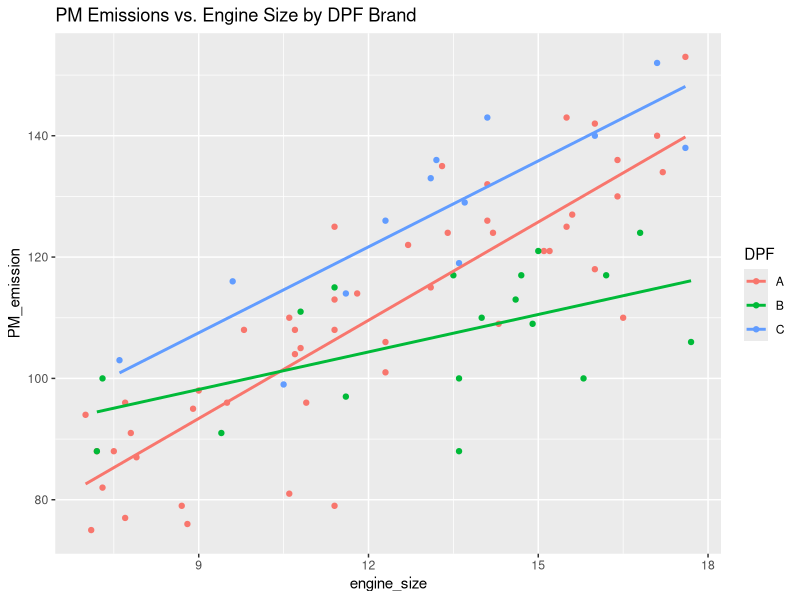
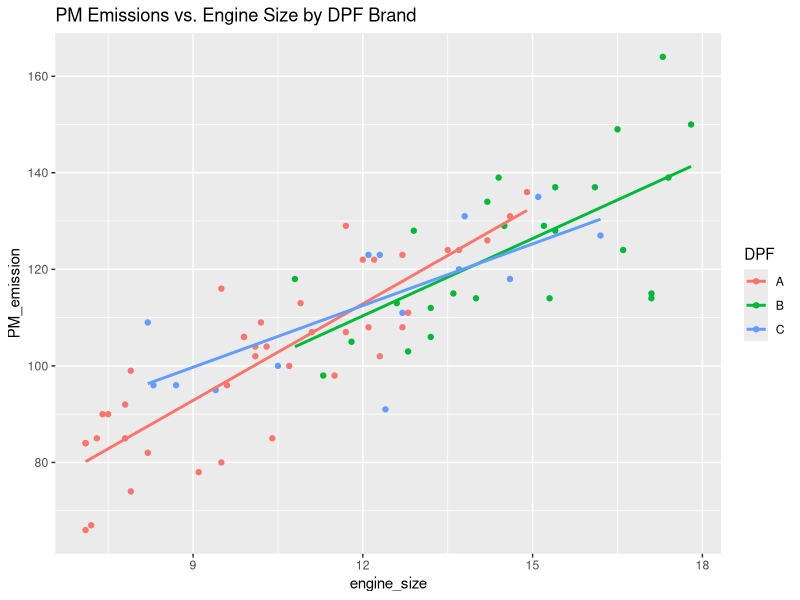

Source code (R) for these figures, in order:
## ---- chunk 1
library(dplyr)
library(emmeans)
library(ggplot2)

diesel1 <- read.table("Data/diesel1.txt", header=TRUE)
str(diesel1)
## ---- chunk 2
fit1 <- aov(PM_emission ~ DPF, data=diesel1)
summary(fit1)
TukeyHSD(fit1)

## ---- chunk 3


fit2 <- aov(PM_emission ~ engine_size + DPF, data=diesel1)
summary(fit2)
emmeans(fit2, "DPF") %>% pairs()
## ---- chunk 4
ggplot(diesel1, aes(x=engine_size, y=PM_emission, color=DPF)) +
  geom_point() +
  geom_smooth(method="lm", aes(fill=DPF), se=FALSE) +
  labs(title="PM Emissions vs. Engine Size by DPF Brand")
## ---- chunk 5

diesel2 <- read.table("Data/diesel2.txt", header=TRUE)
str(diesel2)
## ---- chunk 6
fit1 <- aov(PM_emission ~ DPF, data=diesel2)
summary(fit1)
TukeyHSD(fit1)

## ---- chunk 7


fit2 <- aov(PM_emission ~ engine_size + DPF, data=diesel2)
summary(fit2)
emmeans(fit2, "DPF") %>% pairs()
## ---- chunk 8
ggplot(diesel2, aes(x=engine_size, y=PM_emission, color=DPF)) +
  geom_point() +
  geom_smooth(method="lm", aes(fill=DPF), se=FALSE) +
  labs(title="PM Emissions vs. Engine Size by DPF Brand")
